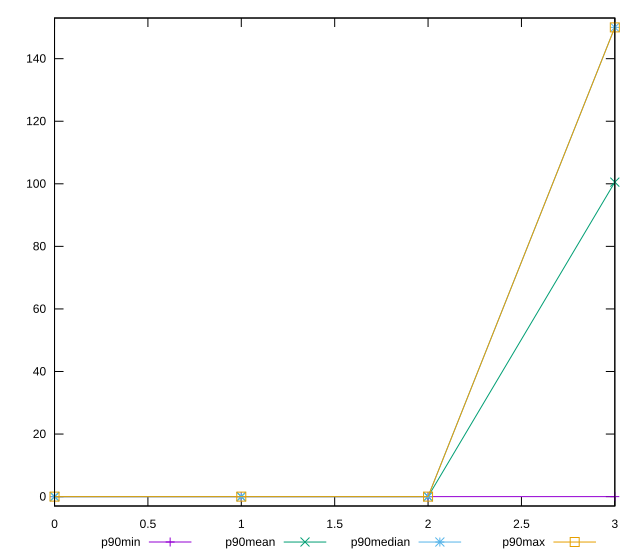

Write the gnuplot code that produced this figure.
reset

$p90Min <<EOF
0 0
1 0
2 0
3 0
EOF

$p90Mean <<EOF
0 0
1 0
2 0
3 100.53191489361703
EOF

$p90Median <<EOF
0 0
1 0
2 0
3 150
EOF

$p90Max <<EOF
0 0
1 0
2 0
3 150
EOF

set key outside below
set xrange [0:3]
set yrange [-3:153]
set trange [-3:153]
set terminal svg size 640, 560 enhanced background rgb 'white'
set output "reports/report_00032_2021-02-25T10-28-15.087Z/unminified-javascript/progression/value.svg"

plot $p90Min title "p90min" with linespoints, \
     $p90Mean title "p90mean" with linespoints, \
     $p90Median title "p90median" with linespoints, \
     $p90Max title "p90max" with linespoints

reset
